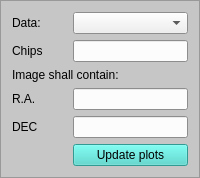
      <widget class="QFrame" name="frame">
       <property name="palette">
        <palette>
         <active>
          <colorrole role="Base">
           <brush brushstyle="SolidPattern">
            <color alpha="255">
             <red>252</red>
             <green>252</green>
             <blue>252</blue>
            </color>
           </brush>
          </colorrole>
          <colorrole role="Window">
           <brush brushstyle="SolidPattern">
            <color alpha="255">
             <red>198</red>
             <green>198</green>
             <blue>199</blue>
            </color>
           </brush>
          </colorrole>
         </active>
         <inactive>
          <colorrole role="Base">
           <brush brushstyle="SolidPattern">
            <color alpha="255">
             <red>252</red>
             <green>252</green>
             <blue>252</blue>
            </color>
           </brush>
          </colorrole>
          <colorrole role="Window">
           <brush brushstyle="SolidPattern">
            <color alpha="255">
             <red>198</red>
             <green>198</green>
             <blue>199</blue>
            </color>
           </brush>
          </colorrole>
         </inactive>
         <disabled>
          <colorrole role="Base">
           <brush brushstyle="SolidPattern">
            <color alpha="255">
             <red>198</red>
             <green>198</green>
             <blue>199</blue>
            </color>
           </brush>
          </colorrole>
          <colorrole role="Window">
           <brush brushstyle="SolidPattern">
            <color alpha="255">
             <red>198</red>
             <green>198</green>
             <blue>199</blue>
            </color>
           </brush>
          </colorrole>
         </disabled>
        </palette>
       </property>
       <property name="autoFillBackground">
        <bool>true</bool>
       </property>
       <property name="frameShape">
        <enum>QFrame::StyledPanel</enum>
       </property>
       <property name="frameShadow">
        <enum>QFrame::Raised</enum>
       </property>
       <layout class="QGridLayout" name="gridLayout">
        <item row="5" column="0" colspan="3">
         <widget class="QLabel" name="label_2">
          <property name="text">
           <string>Image shall contain:</string>
          </property>
         </widget>
        </item>
        <item row="6" column="0">
         <widget class="QLabel" name="label_3">
          <property name="text">
           <string>R.A.</string>
          </property>
         </widget>
        </item>
        <item row="7" column="0">
         <widget class="QLabel" name="label_4">
          <property name="text">
           <string>DEC</string>
          </property>
         </widget>
        </item>
        <item row="7" column="1" colspan="2">
         <widget class="QLineEdit" name="decLineEdit">
          <property name="focusPolicy">
           <enum>Qt::StrongFocus</enum>
          </property>
          <property name="statusTip">
           <string>Optional. The DEC coordinate that must be contained in the selection. Decimal or DD:MM:SS format. This might take a while to execute.</string>
          </property>
          <property name="clearButtonEnabled">
           <bool>false</bool>
          </property>
         </widget>
        </item>
        <item row="6" column="1" colspan="2">
         <widget class="QLineEdit" name="raLineEdit">
          <property name="focusPolicy">
           <enum>Qt::StrongFocus</enum>
          </property>
          <property name="statusTip">
           <string>Optional. The R.A. coordinate that must be contained in the selection. Decimal or HH:MM:SS format. This might take a while to execute.</string>
          </property>
          <property name="clearButtonEnabled">
           <bool>false</bool>
          </property>
         </widget>
        </item>
        <item row="0" column="0">
         <widget class="QLabel" name="label_16">
          <property name="text">
           <string>Data:</string>
          </property>
         </widget>
        </item>
        <item row="1" column="0">
         <widget class="QLabel" name="label">
          <property name="text">
           <string>Chips</string>
          </property>
         </widget>
        </item>
        <item row="0" column="1" colspan="2">
         <widget class="QComboBox" name="scienceComboBox">
          <property name="statusTip">
           <string>Select for which SCIENCE directory the statistics should be loaded</string>
          </property>
         </widget>
        </item>
        <item row="8" column="1" colspan="2">
         <widget class="QPushButton" name="statisticsPushButton">
          <property name="palette">
           <palette>
            <active>
             <colorrole role="WindowText">
              <brush brushstyle="SolidPattern">
               <color alpha="255">
                <red>0</red>
                <green>0</green>
                <blue>0</blue>
               </color>
              </brush>
             </colorrole>
             <colorrole role="Button">
              <brush brushstyle="SolidPattern">
               <color alpha="255">
                <red>68</red>
                <green>216</green>
                <blue>204</blue>
               </color>
              </brush>
             </colorrole>
             <colorrole role="Light">
              <brush brushstyle="SolidPattern">
               <color alpha="255">
                <red>149</red>
                <green>255</green>
                <blue>247</blue>
               </color>
              </brush>
             </colorrole>
             <colorrole role="Midlight">
              <brush brushstyle="SolidPattern">
               <color alpha="255">
                <red>108</red>
                <green>235</green>
                <blue>225</blue>
               </color>
              </brush>
             </colorrole>
             <colorrole role="Dark">
              <brush brushstyle="SolidPattern">
               <color alpha="255">
                <red>34</red>
                <green>108</green>
                <blue>102</blue>
               </color>
              </brush>
             </colorrole>
             <colorrole role="Mid">
              <brush brushstyle="SolidPattern">
               <color alpha="255">
                <red>45</red>
                <green>144</green>
                <blue>136</blue>
               </color>
              </brush>
             </colorrole>
             <colorrole role="Text">
              <brush brushstyle="SolidPattern">
               <color alpha="255">
                <red>0</red>
                <green>0</green>
                <blue>0</blue>
               </color>
              </brush>
             </colorrole>
             <colorrole role="BrightText">
              <brush brushstyle="SolidPattern">
               <color alpha="255">
                <red>255</red>
                <green>255</green>
                <blue>255</blue>
               </color>
              </brush>
             </colorrole>
             <colorrole role="ButtonText">
              <brush brushstyle="SolidPattern">
               <color alpha="255">
                <red>0</red>
                <green>0</green>
                <blue>0</blue>
               </color>
              </brush>
             </colorrole>
             <colorrole role="Base">
              <brush brushstyle="SolidPattern">
               <color alpha="255">
                <red>255</red>
                <green>255</green>
                <blue>255</blue>
               </color>
              </brush>
             </colorrole>
             <colorrole role="Window">
              <brush brushstyle="SolidPattern">
               <color alpha="255">
                <red>68</red>
                <green>216</green>
                <blue>204</blue>
               </color>
              </brush>
             </colorrole>
             <colorrole role="Shadow">
              <brush brushstyle="SolidPattern">
               <color alpha="255">
                <red>0</red>
                <green>0</green>
                <blue>0</blue>
               </color>
              </brush>
             </colorrole>
             <colorrole role="AlternateBase">
              <brush brushstyle="SolidPattern">
               <color alpha="255">
                <red>161</red>
                <green>235</green>
                <blue>229</blue>
               </color>
              </brush>
             </colorrole>
             <colorrole role="ToolTipBase">
              <brush brushstyle="SolidPattern">
               <color alpha="255">
                <red>255</red>
                <green>255</green>
                <blue>220</blue>
               </color>
              </brush>
             </colorrole>
             <colorrole role="ToolTipText">
              <brush brushstyle="SolidPattern">
               <color alpha="255">
                <red>0</red>
                <green>0</green>
                <blue>0</blue>
               </color>
              </brush>
             </colorrole>
            </active>
            <inactive>
             <colorrole role="WindowText">
              <brush brushstyle="SolidPattern">
               <color alpha="255">
                <red>0</red>
                <green>0</green>
                <blue>0</blue>
               </color>
              </brush>
             </colorrole>
             <colorrole role="Button">
              <brush brushstyle="SolidPattern">
               <color alpha="255">
                <red>68</red>
                <green>216</green>
                <blue>204</blue>
               </color>
              </brush>
             </colorrole>
             <colorrole role="Light">
              <brush brushstyle="SolidPattern">
               <color alpha="255">
                <red>149</red>
                <green>255</green>
                <blue>247</blue>
               </color>
              </brush>
             </colorrole>
             <colorrole role="Midlight">
              <brush brushstyle="SolidPattern">
               <color alpha="255">
                <red>108</red>
                <green>235</green>
                <blue>225</blue>
               </color>
              </brush>
             </colorrole>
             <colorrole role="Dark">
              <brush brushstyle="SolidPattern">
               <color alpha="255">
                <red>34</red>
                <green>108</green>
                <blue>102</blue>
               </color>
              </brush>
             </colorrole>
             <colorrole role="Mid">
              <brush brushstyle="SolidPattern">
               <color alpha="255">
                <red>45</red>
                <green>144</green>
                <blue>136</blue>
               </color>
              </brush>
             </colorrole>
             <colorrole role="Text">
              <brush brushstyle="SolidPattern">
               <color alpha="255">
                <red>0</red>
                <green>0</green>
                <blue>0</blue>
               </color>
              </brush>
             </colorrole>
             <colorrole role="BrightText">
              <brush brushstyle="SolidPattern">
               <color alpha="255">
                <red>255</red>
                <green>255</green>
                <blue>255</blue>
               </color>
              </brush>
             </colorrole>
             <colorrole role="ButtonText">
              <brush brushstyle="SolidPattern">
               <color alpha="255">
                <red>0</red>
                <green>0</green>
                <blue>0</blue>
               </color>
              </brush>
             </colorrole>
             <colorrole role="Base">
              <brush brushstyle="SolidPattern">
               <color alpha="255">
                <red>255</red>
                <green>255</green>
                <blue>255</blue>
               </color>
              </brush>
             </colorrole>
             <colorrole role="Window">
              <brush brushstyle="SolidPattern">
               <color alpha="255">
                <red>68</red>
                <green>216</green>
                <blue>204</blue>
               </color>
              </brush>
             </colorrole>
             <colorrole role="Shadow">
              <brush brushstyle="SolidPattern">
               <color alpha="255">
                <red>0</red>
                <green>0</green>
                <blue>0</blue>
               </color>
              </brush>
             </colorrole>
             <colorrole role="AlternateBase">
              <brush brushstyle="SolidPattern">
               <color alpha="255">
                <red>161</red>
                <green>235</green>
                <blue>229</blue>
               </color>
              </brush>
             </colorrole>
             <colorrole role="ToolTipBase">
              <brush brushstyle="SolidPattern">
               <color alpha="255">
                <red>255</red>
                <green>255</green>
                <blue>220</blue>
               </color>
              </brush>
             </colorrole>
             <colorrole role="ToolTipText">
              <brush brushstyle="SolidPattern">
               <color alpha="255">
                <red>0</red>
                <green>0</green>
                <blue>0</blue>
               </color>
              </brush>
             </colorrole>
            </inactive>
            <disabled>
             <colorrole role="WindowText">
              <brush brushstyle="SolidPattern">
               <color alpha="255">
                <red>34</red>
                <green>108</green>
                <blue>102</blue>
               </color>
              </brush>
             </colorrole>
             <colorrole role="Button">
              <brush brushstyle="SolidPattern">
               <color alpha="255">
                <red>68</red>
                <green>216</green>
                <blue>204</blue>
               </color>
              </brush>
             </colorrole>
             <colorrole role="Light">
              <brush brushstyle="SolidPattern">
               <color alpha="255">
                <red>149</red>
                <green>255</green>
                <blue>247</blue>
               </color>
              </brush>
             </colorrole>
             <colorrole role="Midlight">
              <brush brushstyle="SolidPattern">
               <color alpha="255">
                <red>108</red>
                <green>235</green>
                <blue>225</blue>
               </color>
              </brush>
             </colorrole>
             <colorrole role="Dark">
              <brush brushstyle="SolidPattern">
               <color alpha="255">
                <red>34</red>
                <green>108</green>
                <blue>102</blue>
               </color>
              </brush>
             </colorrole>
             <colorrole role="Mid">
              <brush brushstyle="SolidPattern">
               <color alpha="255">
                <red>45</red>
                <green>144</green>
                <blue>136</blue>
               </color>
              </brush>
             </colorrole>
             <colorrole role="Text">
              <brush brushstyle="SolidPattern">
               <color alpha="255">
                <red>34</red>
                <green>108</green>
                <blue>102</blue>
               </color>
              </brush>
             </colorrole>
             <colorrole role="BrightText">
              <brush brushstyle="SolidPattern">
               <color alpha="255">
                <red>255</red>
                <green>255</green>
                <blue>255</blue>
               </color>
              </brush>
             </colorrole>
             <colorrole role="ButtonText">
              <brush brushstyle="SolidPattern">
               <color alpha="255">
                <red>34</red>
                <green>108</green>
                <blue>102</blue>
               </color>
              </brush>
             </colorrole>
             <colorrole role="Base">
              <brush brushstyle="SolidPattern">
               <color alpha="255">
                <red>68</red>
                <green>216</green>
                <blue>204</blue>
               </color>
              </brush>
             </colorrole>
             <colorrole role="Window">
              <brush brushstyle="SolidPattern">
               <color alpha="255">
                <red>68</red>
                <green>216</green>
                <blue>204</blue>
               </color>
              </brush>
             </colorrole>
             <colorrole role="Shadow">
              <brush brushstyle="SolidPattern">
               <color alpha="255">
                <red>0</red>
                <green>0</green>
                <blue>0</blue>
               </color>
              </brush>
             </colorrole>
             <colorrole role="AlternateBase">
              <brush brushstyle="SolidPattern">
               <color alpha="255">
                <red>68</red>
                <green>216</green>
                <blue>204</blue>
               </color>
              </brush>
             </colorrole>
             <colorrole role="ToolTipBase">
              <brush brushstyle="SolidPattern">
               <color alpha="255">
                <red>255</red>
                <green>255</green>
                <blue>220</blue>
               </color>
              </brush>
             </colorrole>
             <colorrole role="ToolTipText">
              <brush brushstyle="SolidPattern">
               <color alpha="255">
                <red>0</red>
                <green>0</green>
                <blue>0</blue>
               </color>
              </brush>
             </colorrole>
            </disabled>
           </palette>
          </property>
          <property name="focusPolicy">
           <enum>Qt::ClickFocus</enum>
          </property>
          <property name="statusTip">
           <string>Obtain the statistics measurements</string>
          </property>
          <property name="text">
           <string>Update plots</string>
          </property>
         </widget>
        </item>
        <item row="1" column="1" colspan="2">
         <widget class="QLineEdit" name="chipsLineEdit">
          <property name="focusPolicy">
           <enum>Qt::StrongFocus</enum>
          </property>
          <property name="toolTip">
           <string/>
          </property>
          <property name="statusTip">
           <string>Blank- or comma-separated list of detector numbers to be shown</string>
          </property>
          <property name="text">
           <string/>
          </property>
          <property name="clearButtonEnabled">
           <bool>false</bool>
          </property>
         </widget>
        </item>
       </layout>
      </widget>
